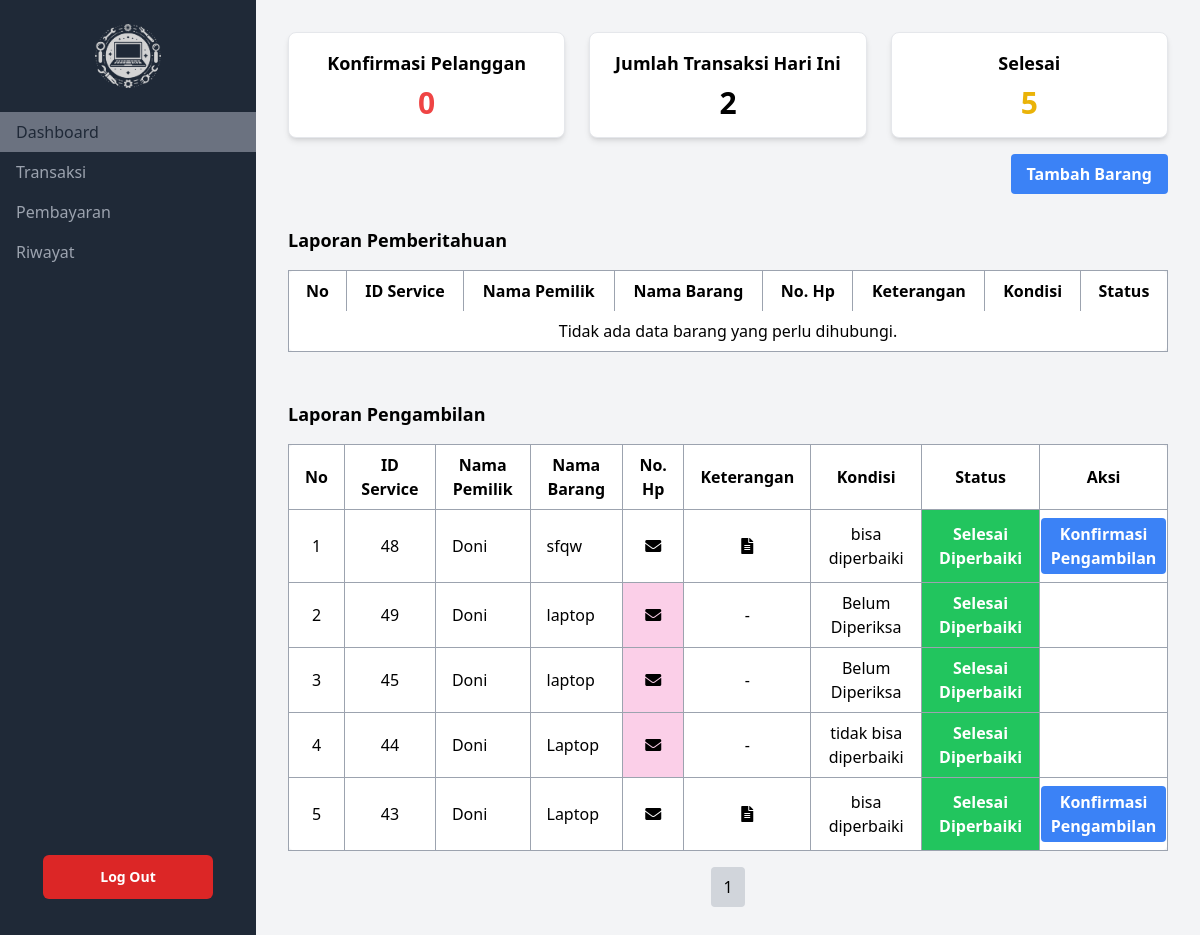
/html/kasir-Dashboard.php (signed in), run on the app's committed database.
### tables this page shows
CREATE TABLE `barang` (
  `tanggal_input` datetime DEFAULT CURRENT_TIMESTAMP,
  `tanggal_selesai` datetime DEFAULT NULL,
  `nama_barang` varchar(100) NOT NULL,
  `jenis_barang` varchar(50) DEFAULT NULL,
  `merk_barang` varchar(50) DEFAULT NULL,
  `keluhan_barang` text,
  `id_pelanggan` int DEFAULT NULL,
  `status` enum('Belum Diperbaiki','Sedang Diperbaiki','Selesai Diperbaiki','') NOT NULL,
  `status_updated_at` timestamp NULL DEFAULT CURRENT_TIMESTAMP ON UPDATE CURRENT_TIMESTAMP,
  `ID_Service` int NOT NULL,
  `hubungi_kondisi` enum('Belum','Sudah') DEFAULT 'Belum',
  `hubungi_ambil` enum('Sudah','Belum') DEFAULT 'Belum',
  `diambil` enum('Sudah','Belum') DEFAULT 'Belum',
  `dibayar` enum('Sudah','Belum') DEFAULT 'Belum',
  `dikembalikan` enum('Sudah','Belum') NOT NULL DEFAULT 'Belum',
  `lunas` enum('Lunas','Belum') DEFAULT 'Belum'
);

CREATE TABLE `pelanggan` (
  `id_pelanggan` int NOT NULL,
  `nama` varchar(100) NOT NULL,
  `no_hp` varchar(20) NOT NULL,
  `alamat` varchar(20) NOT NULL
);

CREATE TABLE `detail_keluhan` (
  `id_keluhan` int NOT NULL,
  `keterangan_awal` text NOT NULL,
  `konfirmasi_keterangan` enum('Eksekusi','Jangan Dieksekusi') DEFAULT 'Jangan Dieksekusi',
  `keterangan_akhir` text NOT NULL,
  `id_user` int DEFAULT NULL,
  `kondisi` enum('bisa diperbaiki','tidak bisa diperbaiki') DEFAULT NULL,
  `ID_Service` int DEFAULT NULL
);

### html/kasir-Dashboard.php (the view, shortened to what this page needs)
<?php
include "/laragon/www/FPPWEB/php/connect_db.php";
$queryTransaksiHariIni = "SELECT COUNT(*) AS total FROM barang WHERE DATE(tanggal_input) = CURDATE()";
$resultTransaksiHariIni = mysqli_query($link, $queryTransaksiHariIni);
$rowTransaksiHariIni = mysqli_fetch_assoc($resultTransaksiHariIni);
$totalTransaksiHariIni = $rowTransaksiHariIni['total'];
$querySelesaiDiperbaiki = "SELECT COUNT(*) AS total FROM barang WHERE status = 'Selesai Diperbaiki' AND lunas = 'Belum'";
$resultSelesaiDiperbaiki = mysqli_query($link, $querySelesaiDiperbaiki);
$rowSelesaiDiperbaiki = mysqli_fetch_assoc($resultSelesaiDiperbaiki);
$totalSelesaiDiperbaiki = $rowSelesaiDiperbaiki['total'];
$queryPengambilan = "
SELECT
    b.ID_Service AS ID_Service,
    b.tanggal_input AS Tanggal_Masuk,
    p.nama AS Nama_Pemilik,
    b.nama_barang AS Nama_Barang,
    b.merk_barang AS Merk_Barang,
    p.no_hp AS no_hp,
    b.status,
    dk.keterangan_awal AS Keterangan_Awal,
    dk.konfirmasi_keterangan AS Penjelasan,
    dk.keterangan_akhir AS Keterangan_Akhir,
    dk.kondisi AS Kondisi,
    b.hubungi_ambil,
    b.dikembalikan
FROM
    barang b
INNER JOIN
    pelanggan p ON b.id_pelanggan = p.id_pelanggan
LEFT JOIN
    detail_keluhan dk ON b.ID_Service = dk.ID_Service
WHERE
    (b.status = 'Selesai Diperbaiki' OR b.dikembalikan = 'Sudah') AND b.lunas = 'Belum'
ORDER BY
    b.status_updated_at DESC
";
$resultPengambilan = mysqli_query($link, $queryPengambilan);
$barangListPengambilan = [];
while ($row = mysqli_fetch_assoc($resultPengambilan)) {
  $barangListPengambilan[] = $row;
}
$barangList = [];
?>
<!DOCTYPE html>
<html lang="en">
<head>
  <script src="https://cdn.tailwindcss.com"></script>
  <link rel='stylesheet' href='https://cdnjs.cloudflare.com/ajax/libs/font-awesome/5.15.4/css/all.min.css'>
</head>
<body class="bg-gray-100">
  <aside class="sidebar bg-gray-800 text-gray-400 w-64 min-h-screen fixed top-0 left-0 z-50">
    <div class="flex items-center justify-center h-20 mt-4 mb-4">
      <img src="/assets/logopweb.png" alt="Logo" class="h-16 w-auto" />
    </div>
    <nav class="mt-4">
      <ul>
        <li>
          <a href="/html/kasir-Dashboard.php" class="block py-2 px-4 text-gray-800 bg-gray-500" id="dashboardBtn">Dashboard</a>
        </li>
        <li>
          <a href="/html/kasir-Transaksi.php" class="block py-2 px-4 hover:bg-gray-700" id="transaksiBtn">Transaksi</a>
        </li>
        <li>
          <a href="/html/kasir-Pembayaran.php" class="block py-2 px-4 hover:bg-gray-700" id="pembayaranBtn">Pembayaran</a>
        </li>
        <li>
          <a href="/html/kasir-Riwayat.php" class="block py-2 px-4 hover:bg-gray-700" id="riwayatBtn">Riwayat</a>
        </li>
      </ul>
    </nav>
    <div class="absolute bottom-10 left-0 w-full font-bold lg:block">
      <a href="#" id="logoutBtn" class="block w-2/3 py-3 mx-auto text-sm text-white text-center bg-red-600 hover:bg-red-700 rounded-md z-10">Log Out</a>
    </div>
  </aside>
  <div class="ml-64 p-8">
    <div class="grid grid-cols-3 gap-6">
      <div class="col-span-1 text-center h-full">
        <div class="py-4 bg-white rounded-lg shadow-md p-4 border border-gray-200 flex items-center justify-center">
          <div>
            <h2 class="text-lg font-semibold mb-2">Konfirmasi Pelanggan</h2>
            <p id="total-laporan" class="text-3xl font-bold text-red-500">
              <?php echo count($barangList); ?>
            </p>
          </div>
        </div>
      </div>
      <div class="col-span-1 text-center h-full">
        <div class="p-20 bg-white rounded-lg shadow-md p-4 border border-gray-200 h-full flex justify-center items-center">
          <div class="flex flex-col items-center justify-center h-full">
            <h2 class="text-lg font-semibold mb-2">
              Jumlah Transaksi Hari Ini
            </h2>
            <p id="laporan-hari-ini" class="text-3xl font-bold">
              <?php echo $totalTransaksiHariIni; ?>
            </p>
          </div>
        </div>
      </div>
      <div class="col-span-1 text-center h-full">
        <div class="py-4 bg-white rounded-lg shadow-md p-4 border border-gray-200 flex items-center justify-center flex-col">
          <div>
            <h2 class="text-lg font-semibold mb-2">Selesai</h2>
            <p id="sedang-diperbaiki" class="text-3xl font-bold text-yellow-500">
              <?php echo $totalSelesaiDiperbaiki; ?>
            </p>
          </div>
        </div>
      </div>
    </div>
    <div class="flex justify-end mt-4">
      <button type="button" onclick="tambahBtn()" class="bg-blue-500 hover:bg-blue-700 text-white font-bold py-2 px-4 rounded">
        Tambah Barang
      </button>
    </div>
    <div class="mt-8">
      <h2 class="text-lg font-semibold mb-4">Laporan Pemberitahuan</h2>
      <div class="overflow-x-auto">
        <table class="w-full bg-white border border-gray-400 rounded-lg">
          <thead>
            <tr class="divide-x divide-gray-400">
              <th class="px-4 py-2">No</th>
              <th class="px-4 py-2">ID Service</th>
              <th class="px-4 py-2">Nama Pemilik</th>
              <th class="px-4 py-2">Nama Barang</th>
              <th class="px-4 py-2">No. Hp</th>
              <th class="px-4 py-2">Keterangan</th>
              <th class="px-4 py-2">Kondisi</th>
              <th class="px-4 py-2">Status</th>
            </tr>
          </thead>
          <tbody id="barangList">
            <?php
            $no = 1;
            $page = isset($_GET['page_status']) ? (int)$_GET['page_status'] : 1;
            $maxLaporan = 5;
            $offset = ($page - 1) * $maxLaporan;
            $paginatedList = array_slice($barangList, $offset, $maxLaporan);
            if (count($paginatedList) > 0) {
              foreach ($paginatedList as $row) {
                $status = $row["status"];
                $kondisi = $row["Kondisi_Keluhan"] ?? 'Belum diperiksa';
                $statusClass = match ($status) {
                  'Belum Diperbaiki' => 'bg-red-800 text-white font-bold',
                  'Sedang Diperbaiki' => 'bg-orange-700 text-white font-bold',
                  default => '',
                };
                echo "<tr class='hover:bg-gray-50' data-id='" . $row["ID_Service"] . "'>";
                echo "<td class='border px-4 py-2 border-gray-400 text-center'>" . $no . "</td>";
                echo "<td class='border px-4 py-2 border-gray-400 text-center'>" . $row["ID_Service"] . "</td>";
                echo "<td class='border px-4 py-2 border-gray-400'>" . $row["Nama_Pemilik"] . "</td>";
                echo "<td class='border px-4 py-2 border-gray-400'>" . $row["Nama_Barang"] . "</td>";
                echo "<td class='border px-4 py-2 border-gray-400 text-center'>";
                echo "<button class='show-contact' data-nama='" . $row["Nama_Pemilik"] . "' data-nohp='" . $row["no_hp"] . "' data-description='" . $row["Keterangan_Awal"] . "' data-id='" . $row["ID_Service"] . "' data-type='pemberitahuan'>";
                echo "<i class='fas fa-envelope'></i></button>";
                echo "</td>";
                echo "<td class='border px-4 py-2 border-gray-400 text-center'>";
                if (!empty($row["Keterangan_Awal"])) {
                  echo "<button class='show-description-with-options'
                  data-description='" . htmlspecialchars($row["Keterangan_Awal"], ENT_QUOTES) . "'
                  data-id='" . $row["ID_Service"] . "'
                  data-konfirmasi=''
                  data-hubungi='belum'>";
                  echo "<i class='fas fa-file-alt'></i></button>";
                } else {
                  echo "-";
                }
                echo "</td>";
                echo "<td class='border px-4 py-2 border-gray-400 text-center'>" . $kondisi . "</td>";
                echo "<td class='border px-4 py-2 border-gray-400 text-center $statusClass'>" . $status . "</td>";
                echo "</tr>";
                $no++;
              }
            } else {
              echo "<tr><td colspan='8' class='px-4 py-2 text-center'>Tidak ada data barang yang perlu dihubungi.</td></tr>";
            }
            ?>
          </tbody>
        </table>
      </div>
    </div>
    <div class="mt-8">
      <h2 class="text-lg font-semibold mb-4">Laporan Pengambilan</h2>
      <div class="overflow-x-auto">
        <table class="w-full bg-white border border-gray-400 rounded-lg">
          <thead>
            <tr class="divide-x divide-gray-400">
              <th class="px-4 py-2">No</th>
              <th class="px-4 py-2">ID Service</th>
              <th class="px-4 py-2">Nama Pemilik</th>
              <th class="px-4 py-2">Nama Barang</th>
              <th class="px-4 py-2">No. Hp</th>
              <th class="px-4 py-2">Keterangan</th>
              <th class="px-4 py-2">Kondisi</th>
              <th class="px-4 py-2">Status</th>
              <th class="px-4 py-2">Aksi</th>
            </tr>
          </thead>
          <tbody id="barangListPengambilan">
            <?php
            $no = 1;
            $pagePengambilan = isset($_GET['pagePengambilan']) ? (int)$_GET['pagePengambilan'] : 1;
            $maxLaporan = 5;
            $offsetPengambilan = ($pagePengambilan - 1) * $maxLaporan;
            $totalPagesPengambilan = ceil(count($barangListPengambilan) / $maxLaporan);
            $paginatedListPengambilan = array_slice($barangListPengambilan, $offsetPengambilan, $maxLaporan);
            if (count($paginatedListPengambilan) > 0) {
              foreach ($paginatedListPengambilan as $row) {
                $hubungiAmbilClass = $row["hubungi_ambil"] == 'Sudah' ? 'bg-white' : 'bg-pink-200';
                echo "<tr class='hover:bg-gray-50' data-id='" . $row["ID_Service"] . "'>";
                echo "<td class='border px-4 py-2 border-gray-400 text-center'>" . $no . "</td>";
                echo "<td class='border px-4 py-2 border-gray-400 text-center'>" . $row["ID_Service"] . "</td>";
                echo "<td class='border px-4 py-2 border-gray-400'>" . $row["Nama_Pemilik"] . "</td>";
                echo "<td class='border px-4 py-2 border-gray-400'>" . $row["Nama_Barang"] . "</td>";
                echo "<td class='border px-4 py-2 border-gray-400 text-center $hubungiAmbilClass'>";
                echo "<button class='show-contact' data-nama='" . $row["Nama_Pemilik"] . "' data-nohp='" . $row["no_hp"] . "' data-description='" . $row["Keterangan_Akhir"] . "' data-id='" . $row["ID_Service"] . "' data-type='pengambilan'>";
                echo "<i class='fas fa-envelope'></i></button>";
                echo "</td>";
                echo "<td class='border px-4 py-2 border-gray-400 text-center'>";
                if (!empty($row["Keterangan_Akhir"])) {
                  echo "<button class='show-description' data-description='" . htmlspecialchars($row["Keterangan_Akhir"], ENT_QUOTES) . "'>";
                  echo "<i class='fas fa-file-alt'></i></button>";
                } else {
                  echo "-";
                }
                echo "</td>";
                echo "<td class='border px-4 py-2 border-gray-400 text-center'>" . (isset($row["Kondisi"]) ? $row["Kondisi"] : 'Belum Diperiksa') . "</td>";
                echo "<td class='border px-4 py-2 border-gray-400 text-center bg-green-500 text-white font-bold'>" . $row["status"] . "</td>";
                echo "<td class='border py-2 border-gray-400 text-center'>";
                if ($row["hubungi_ambil"] == 'Sudah') {
                  echo "<button class='confirm-pickup bg-blue-500 hover:bg-blue-700 text-white font-bold py-1 px-2 rounded' data-id='" . $row["ID_Service"] . "'>Konfirmasi Pengambilan</button>";
                }
                echo "</td>";
                echo "</tr>";
                $no++;
              }
            } else {
              echo "<tr><td colspan='9' class='px-4 py-2 text-center'>Tidak ada data barang yang siap diambil.</td></tr>";
            }
            ?>
          </tbody>
        </table>
        <div class="mt-4 flex justify-center">
          <nav class="inline-flex">
            <?php for ($i = 1; $i <= $totalPagesPengambilan; $i++) : ?>
              <a href="?pagePengambilan=<?php echo $i; ?>" class="px-3 py-2 mx-1 bg-gray-200 rounded hover:bg-gray-300 <?php if ($i == $page) echo 'bg-gray-300'; ?>"><?php echo $i; ?></a>
            <?php endfor; ?>
          </nav>
        </div>
      </div>
    </div>
  </div>
</body>
</html>

### data on the page
barang: ID_Service "48", id_pelanggan.nama "Doni", nama_barang "sfqw", detail_keluhan.kondisi "bisa diperbaiki", status "Selesai Diperbaiki"
barang: ID_Service "49", id_pelanggan.nama "Doni", nama_barang "laptop", shows "Belum Diperiksa", status "Selesai Diperbaiki"
barang: ID_Service "45", id_pelanggan.nama "Doni", nama_barang "laptop", shows "Belum Diperiksa", status "Selesai Diperbaiki"
barang: ID_Service "44", id_pelanggan.nama "Doni", nama_barang "Laptop", detail_keluhan.kondisi "tidak bisa diperbaiki", status "Selesai Diperbaiki"
barang: ID_Service "43", id_pelanggan.nama "Doni", nama_barang "Laptop", detail_keluhan.kondisi "bisa diperbaiki", status "Selesai Diperbaiki"

### other printed values
count($barangList) "0"
$totalTransaksiHariIni "2"
$totalSelesaiDiperbaiki "5"
